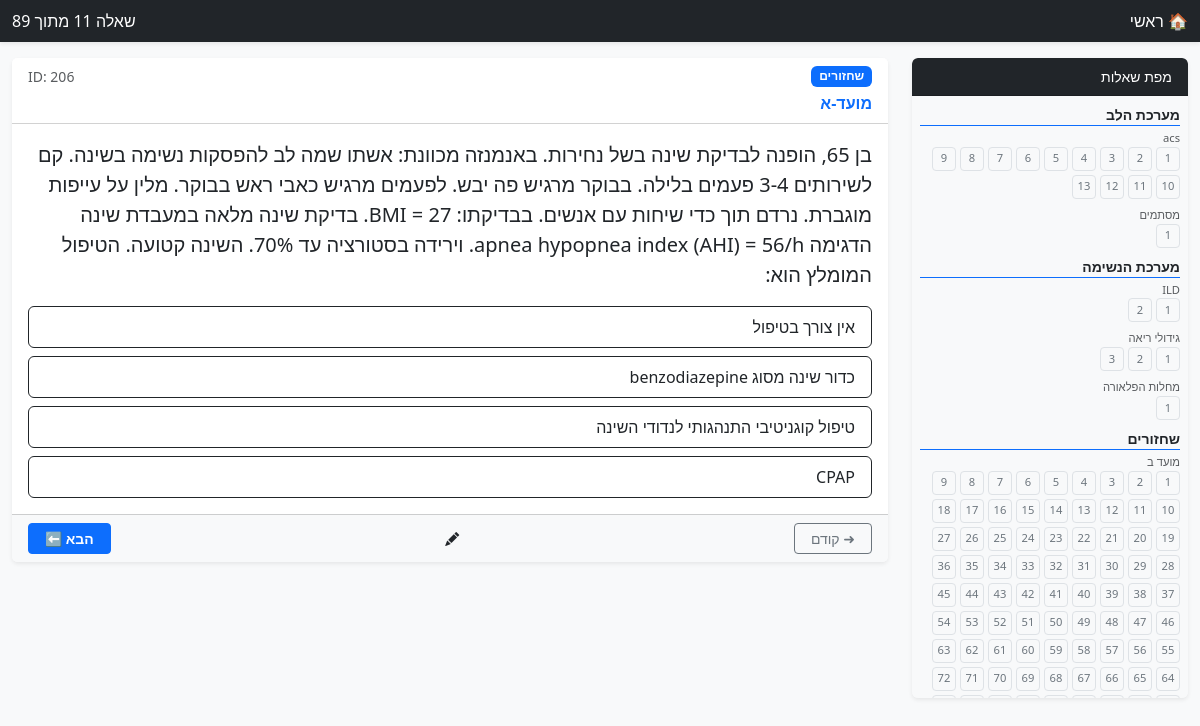
Page /question/206 on the earlier database version.
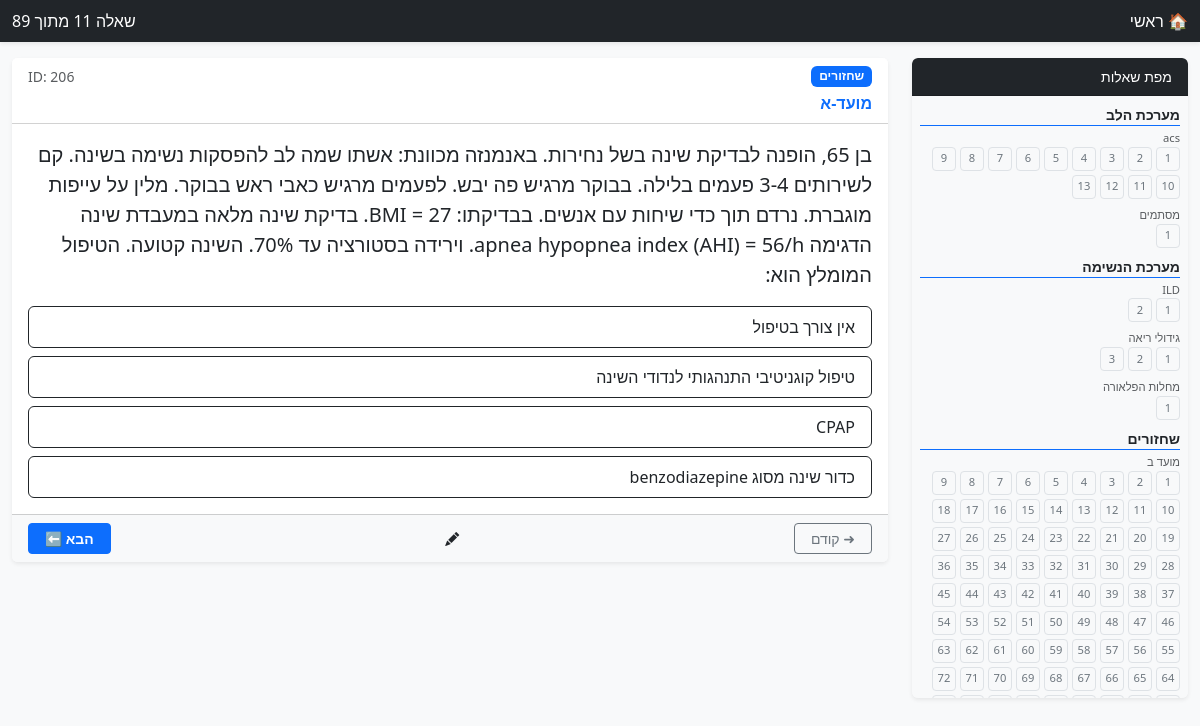
Same page on the later database version.
### tables this page shows
CREATE TABLE Questions (
            id INTEGER PRIMARY KEY AUTOINCREMENT,
            question_text TEXT NOT NULL,
            correct_answer TEXT NOT NULL,
            distractor_1 TEXT,
            distractor_2 TEXT,
            distractor_3 TEXT,
            explanation TEXT,
            topic TEXT,
            sub_topic TEXT,
            image_path TEXT,
            source_file TEXT  
        );

### app.py (the view)
@app.route('/question/<int:question_id>')
def get_question(question_id):
    conn = get_db_connection()
    question = conn.execute('SELECT * FROM Questions WHERE id = ?', (question_id,)).fetchone()
    if not question:
        conn.close()
        return "השאלה לא נמצאה.", 404
    sub_topic = question['sub_topic']
    topic_questions = conn.execute('SELECT id FROM Questions WHERE sub_topic = ? ORDER BY id', (sub_topic,)).fetchall()
    ids = [q['id'] for q in topic_questions]
    try:
        curr_idx = ids.index(question_id)
        current_q_num = curr_idx + 1
        total_q_num = len(ids)
        next_id = ids[curr_idx + 1] if curr_idx + 1 < len(ids) else None
        prev_id = ids[curr_idx - 1] if curr_idx > 0 else None
    except ValueError:
        current_q_num, total_q_num, next_id, prev_id = 1, 1, None, None
    options = []
    raw_correct = question['correct_answer']
    try:
        parsed = json.loads(raw_correct)
        if isinstance(parsed, list): options.extend(parsed)
        else: options.append(str(parsed))
    except:
        options.append(raw_correct)
    for d in ['distractor_1', 'distractor_2', 'distractor_3']:
        if question[d]: options.append(question[d])
    random.shuffle(options)
    conn.close()
    return render_template('question.html',
                           question=question, options=options,
                           next_id=next_id, prev_id=prev_id,
                           navigation_data=get_navigation_data(),
                           current_q_in_category=current_q_num,
                           total_q_in_category=total_q_num)

### app.py (called while the page is built)
def get_db_connection():
    conn = sqlite3.connect(DB_FILE)
    conn.row_factory = sqlite3.Row
    return conn

### templates/question.html (shortened to what this page needs)
<!DOCTYPE html>
<html lang="he" dir="rtl">
<head>
    <link rel="stylesheet" href="https://cdn.jsdelivr.net/npm/bootstrap@5.3.0/dist/css/bootstrap.rtl.min.css">
    <link rel="stylesheet" href="https://cdn.jsdelivr.net/npm/bootstrap-icons@1.10.0/font/bootstrap-icons.css">
</head>
<body>
<nav class="navbar navbar-dark bg-dark mb-3 shadow-sm py-1">
    <div class="container-fluid">
        <a class="navbar-brand fs-6" href="{{ url_for('index') }}">🏠 ראשי</a>
        <span class="text-white">שאלה {{ current_q_in_category }} מתוך {{ total_q_in_category }}</span>
    </div>
</nav>
<div class="container-fluid pb-4">
    <div class="row">
        <main class="col-12 col-md-8 col-lg-9 order-1 order-md-2 mb-3">
            <div class="card shadow-sm border-0">
                <div class="card-header bg-white">
                    <div class="d-flex justify-content-between">
                        <span class="badge bg-primary">{{ question['topic'] }}</span>
                        <small class="text-muted">ID: {{ question['id'] }}</small>
                    </div>
                    <div class="fw-bold text-primary mt-1">{{ question['sub_topic'] }}</div>
                </div>
                <div class="card-body">
                    <h5 class="lh-base mb-3">{{ question['question_text'] }}</h5>
                    <form id="quiz-form">
                        <div class="d-grid gap-2">
                            {% for option in options %}
                            <div class="position-relative">
                                <label class="btn btn-outline-dark text-start w-100 answer-lbl py-2 px-3" for="opt-{{ loop.index }}">{{ option }}</label>
                            </div>
                            {% endfor %}
                        </div>
                    </form>
                </div>
                <div class="card-footer bg-light d-flex justify-content-between align-items-center">
                    <a href="{{ url_for('get_question', question_id=prev_id) if prev_id else '#' }}" class="btn btn-sm btn-outline-secondary px-3 {% if not prev_id %}disabled{% endif %}">➜ קודם</a>
                    <a href="{{ url_for('edit_question', question_id=question['id']) }}" class="btn btn-sm btn-outline-warning text-dark fw-bold border-0"><i class="bi bi-pencil-fill"></i></a>
                    <a href="{{ url_for('get_question', question_id=next_id) if next_id else url_for('index') }}" class="btn btn-sm btn-primary px-3 fw-bold">{% if next_id %}הבא ⬅{% else %}סיום 🏁{% endif %}</a>
                </div>
            </div>
        </main>
        <aside class="col-12 col-md-4 col-lg-3 order-2 order-md-1">
             <div id="sidebar-content" class="card shadow-sm border-0" style="max-height: 80vh; overflow-y: auto;">
                <div class="card-header bg-dark text-white py-2 small">מפת שאלות</div>
                <div class="card-body bg-light p-2">
                    {% for topic, topic_data in navigation_data.items() %}
                        <div class="mb-2">
                            <strong class="text-dark small border-bottom border-primary d-block mb-1">{{ topic }}</strong>
                            {% for sub, questions in topic_data.sub_topics.items() %}
                                <div class="mb-2">
                                    <div class="text-muted" style="font-size: 0.7rem;">{{ sub }}</div>
                                    <div class="d-flex flex-wrap gap-1">
                                        {% for q_data in questions %}
                                            <a href="{{ url_for('get_question', question_id=q_data.id) }}" id="nav-sq-{{ q_data.id }}" class="nav-square {% if q_data.id == question.id %}nav-square-active{% else %}nav-square-default{% endif %}">{{ q_data.number }}</a>
                                        {% endfor %}
                                    </div>
                                </div>
                            {% endfor %}
                        </div>
                    {% endfor %}
                </div>
            </div>
        </aside>
    </div>
</div>
</body>
</html>

### templates/question.html (style rules this page uses)
body { background-color: #f8f9fa; }
.answer-lbl { white-space: normal; transition: all 0.1s; }
.nav-square { width: 24px; height: 24px; display: flex; align-items: center; justify-content: center; font-size: 0.7rem; border-radius: 4px; text-decoration: none; border: 1px solid #dee2e6; color: #6c757d; }

Differences in the rows shown:
changed Questions "אין צורך בטיפול": distractor_1 "כדור שינה מסוג benzodiazepine" → "טיפול קוגניטיבי התנהגותי לנדודי השינה"; correct_answer "טיפול קוגניטיבי התנהגותי לנדודי השינה" → "CPAP"; distractor_2 "CPAP" → "כדור שינה מסוג benzodiazepine"
